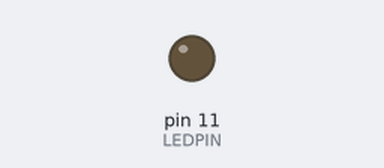
The sketch below on a simulated Arduino Uno, built with avr-gcc and run on an emulated ATmega328P. Shown: output pins drawn as LEDs (lit = HIGH). What the sketch prints to the serial monitor is not drawn.

Above: at 3.1 s.
Timing chart, 0 to 4.6 s (numbered marks = the images above):
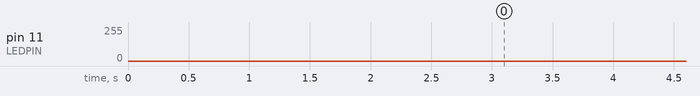

The sketch:

03.01-led-dimmer.ino
```cpp
#define LEDPIN 11
#define DEBUG

const int interval = 5884;

unsigned long currentTime = 0;
#ifdef DEBUG
unsigned long startTime;
#endif

void setup()
{
	#ifdef DEBUG
	Serial.begin(9600);
	while (!Serial);
	#endif

	pinMode(LEDPIN, OUTPUT);

	#ifdef DEBUG
	Serial.println("Setup complete");
	#endif
}

void loop()
{
	#ifdef DEBUG
	Serial.println("Start loop");
	startTime = micros();
	#endif

	for (unsigned int i = 0; i < 255;)
	{
		if (micros() < (currentTime + interval))
			continue;
			currentTime += interval;
			analogWrite(LEDPIN, ++i);
	}
	#ifdef DEBUG
	Serial.println("Full brightness");
	#endif

	for (unsigned int i = 255; i > 0;)
	{
		if (micros() < currentTime + interval)
			continue;

			currentTime += interval;
			analogWrite(LEDPIN, --i);
	}

	#ifdef DEBUG
	currentTime = micros();
	Serial.print("Off\nLoop took ");
	Serial.print(currentTime - startTime, DEC);
	Serial.println(" microseconds.");
	#endif
}
```
